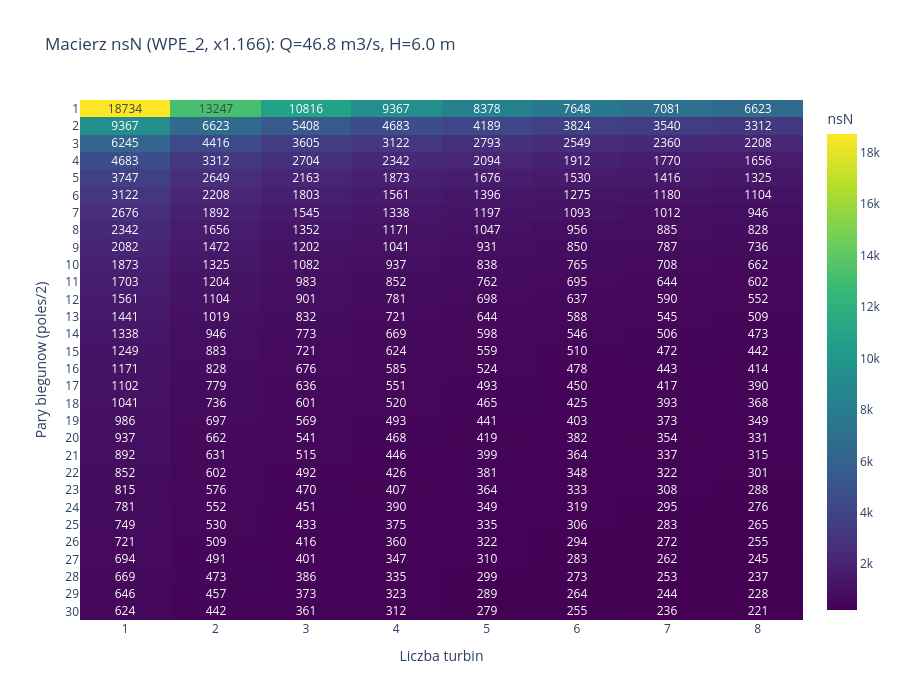

The notebook cell this image was saved under:
### Markdown cell above
**Prompt do LLM:**
> *"Dla naszego punktu projektowego (Q_design=46.8 m3/s, H_design=6m, P_total liczone
> z rho*g*Q*H*eta_peak) zbuduj macierz nsN o wymiarach par_biegunow (1-30) x liczba_turbin (1-8).
> Uzyj formy WPE_2: nsN = (60*f/par_biegunow) * sqrt(P_per_turbine_kW) / H^(5/4) * 1.166.
> Narysuj heatmape z adnotacjami liczbowymi. Os Y odwrocona (wiecej par biegunow ku dolowi)."*

**Uzyte funkcje:** `numpy` (sqrt, arange), `plotly.graph_objects.Heatmap`.

### Code cell
# Punkt projektowy (z Krok 3)
H_design = 6.0      # spad projektowy [m]
Q_total = 46.8      # calkowity przeplyw projektowy [m3/s]
f_grid = 50         # czestotliwosc sieci [Hz]
eta_peak = TURBINE_CATALOG['kaplan'].eta_peak
rho, g = 998, 9.81

pole_pairs = np.arange(1, 31)              # 1..30 par biegunow
n_turbines_range = np.arange(1, 9)         # 1..8 turbin

# Macierz: wiersze = pary biegunow, kolumny = liczba turbin
P_per = rho * g * (Q_total / n_turbines_range) * H_design * eta_peak / 1000  # kW na turbine
n_sync = 60 * f_grid / pole_pairs                                            # rpm

# nsN macierzowo: (pole_pairs x n_turbines)
nsN_matrix = (n_sync[:, None] * np.sqrt(P_per[None, :]) / H_design**(5/4) * 1.166)

# Wykres heatmapy z adnotacjami
fig = go.Figure(go.Heatmap(
    z=nsN_matrix, x=n_turbines_range, y=pole_pairs,
    text=np.round(nsN_matrix).astype(int), texttemplate='%{text}',
    colorscale='Viridis',
    colorbar=dict(title='nsN'),
    hovertemplate='par biegunow: %{y}<br>turbin: %{x}<br>nsN = %{z:.0f}<extra></extra>',
))
fig.update_layout(
    title=f'Macierz nsN (WPE_2, x1.166): Q={Q_total} m3/s, H={H_design} m',
    xaxis_title='Liczba turbin', yaxis_title='Pary biegunow (poles/2)',
    yaxis=dict(autorange='reversed', dtick=1),
    xaxis=dict(dtick=1),
    height=700,
)
fig.show()

print(f'Zakres nsN: {nsN_matrix.min():.0f} (max par biegunow, max turbin) ... '
      f'{nsN_matrix.max():.0f} (min par biegunow, 1 turbina)')

### Figure 1 — Plotly figure (JSON) as saved in the notebook; plotly's stock layout.template omitted (floating-point values rounded to 4 significant figures; data arrays with more than 128 entries replaced by an {"elided": "..."} marker saying what was removed)
{"data": [{"colorbar": {"title": {"text": "nsN"}}, "colorscale": [[0.0, "#440154"], [0.1111, "#482878"], [0.2222, "#3e4989"], [0.3333, "#31688e"], [0.4444, "#26828e"], [0.5556, "#1f9e89"], [0.6667, "#35b779"], [0.7778, "#6ece58"], [0.8889, "#b5de2b"], [1.0, "#fde725"]], "hovertemplate": "par biegunow: %{y}<br>turbin: %{x}<br>nsN = %{z:.0f}<extra></extra>", "text": {"elided": "30x8 int values"}, "texttemplate": "%{text}", "type": "heatmap", "x": [1, 2, 3, 4, 5, 6, 7, 8], "y": [1, 2, 3, 4, 5, 6, 7, 8, 9, 10, 11, 12, 13, 14, 15, 16, 17, 18, 19, 20, 21, 22, 23, 24, 25, 26, 27, 28, 29, 30], "z": {"elided": "30x8 float values"}}], "layout": {"height": 700, "title": {"text": "Macierz nsN (WPE_2, x1.166): Q=46.8 m3/s, H=6.0 m"}, "xaxis": {"dtick": 1, "title": {"text": "Liczba turbin"}}, "yaxis": {"autorange": "reversed", "dtick": 1, "title": {"text": "Pary biegunow (poles/2)"}}}}
